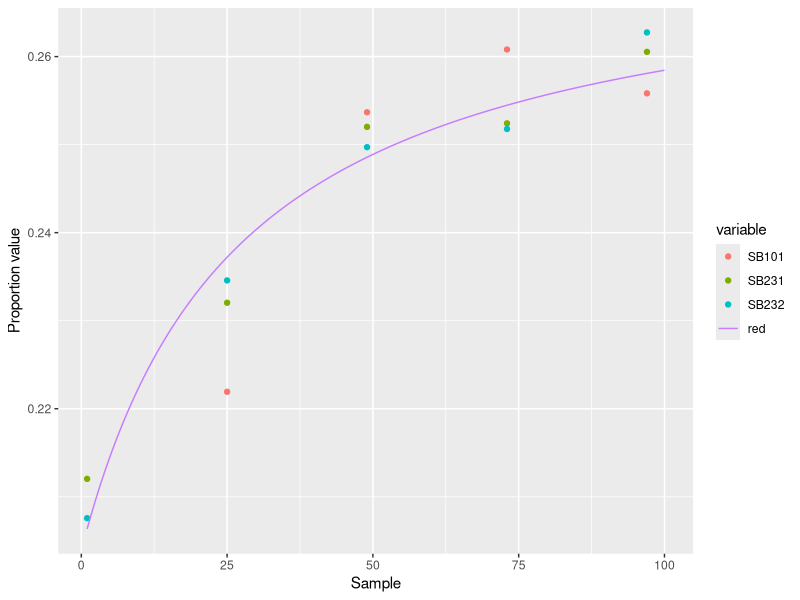

R code for this plot:
sb_tri_alpha <- data.frame(
  SB101 = c(2.331, 3.95, 3.81, 4.314, 4.798), #SOYBEANS 101
  SB231 = c(3.109, 4.124, 3.779, 4.672, 4.864), #SOYBEANS 231
  SB232 = c(3.039, 4.752, 4.553, 4.217, 4.02) #SOYBEANS 232
)

sb_tri_beta <- data.frame(
  SB101 = c(10.086, 13.849, 11.209, 12.227, 13.957), #SOYBEANS 101
  SB231 = c(11.554, 13.649, 11.216, 13.837, 13.805), #SOYBEANS 231
  SB232 = c(11.602, 15.506, 13.68, 12.532, 11.28) #SOYBEANS 232
)

sb_tri_mean <- sb_tri_alpha / (sb_tri_alpha + sb_tri_beta)
sb_tri_mean$day <- c(1, 25, 49, 73, 97)

library(reshape2)
data <- melt(sb_tri_mean, id.vars = "day")
data <- data[2:15,]

exp_data <- data
exp_data$value <- exp(exp_data$value)

pt_data <- data
pt_data$day <- log(pt_data$day)
pt_data$value <- log(pt_data$value)

alpha <- cov(pt_data$value, pt_data$day) / sd(pt_data$day)^2
beta <- mean(pt_data$value) - alpha * mean(pt_data$day)
beta <- exp(beta)

x <- seq(from = 1, to = 100, by = 0.1)

cf <- c(-1.2499837190720555, -33.711218973385584, 0.27316860724079817, -2.3361746063775404)
#Erro quadrático médio => 3.033815285074885e-05

library(ggplot2)
#Analysis per sample
ggplot() +
  geom_point(aes(x = day, y = value, group = variable, color = variable), data = data) +
  xlab("Sample") + ylab("Proportion value") +
  #geom_line(aes(x = x, y = -2.7/(0.7*(x+45)) + 0.29 , colour = "blue")) +
  geom_line(aes(x = x, y = -cf[4]/(cf[1]*x + cf[2]) + cf[3], colour = "red"))

#ggplot() +
#  geom_line(aes(x = x, y = beta * x ^ alpha, colour = "red"))
